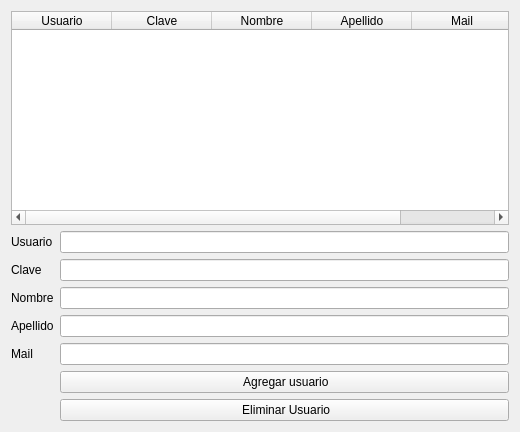
<?xml version="1.0" encoding="UTF-8"?>
<ui version="4.0">
 <class>Ventana</class>
 <widget class="QWidget" name="Ventana">
  <property name="geometry">
   <rect>
    <x>0</x>
    <y>0</y>
    <width>520</width>
    <height>432</height>
   </rect>
  </property>
  <property name="windowTitle">
   <string>Consulta de base de datos</string>
  </property>
  <property name="windowIcon">
   <iconset>
    <normaloff>../../../../../../../../../Desktop/ubp.png</normaloff>../../../../../../../../../Desktop/ubp.png</iconset>
  </property>
  <layout class="QFormLayout" name="formLayout">
   <item row="1" column="0">
    <widget class="QLabel" name="lUsuario">
     <property name="text">
      <string>Usuario</string>
     </property>
    </widget>
   </item>
   <item row="11" column="1">
    <widget class="QPushButton" name="pbAgregar">
     <property name="focusPolicy">
      <enum>Qt::NoFocus</enum>
     </property>
     <property name="text">
      <string> Agregar usuario</string>
     </property>
     <property name="icon">
      <iconset>
       <normaloff>../../../../../../../../../Desktop/add-list-32.png</normaloff>../../../../../../../../../Desktop/add-list-32.png</iconset>
     </property>
     <property name="checkable">
      <bool>false</bool>
     </property>
    </widget>
   </item>
   <item row="12" column="1">
    <widget class="QPushButton" name="pbEliminar">
     <property name="focusPolicy">
      <enum>Qt::NoFocus</enum>
     </property>
     <property name="autoFillBackground">
      <bool>false</bool>
     </property>
     <property name="text">
      <string> Eliminar Usuario</string>
     </property>
     <property name="icon">
      <iconset>
       <normaloff>../../../../../../../../../Desktop/delete-32.png</normaloff>../../../../../../../../../Desktop/delete-32.png</iconset>
     </property>
     <property name="checkable">
      <bool>false</bool>
     </property>
    </widget>
   </item>
   <item row="1" column="1">
    <widget class="QLineEdit" name="leUsuario">
     <property name="text">
      <string/>
     </property>
    </widget>
   </item>
   <item row="4" column="0">
    <widget class="QLabel" name="Nombre">
     <property name="text">
      <string>Nombre</string>
     </property>
    </widget>
   </item>
   <item row="3" column="0">
    <widget class="QLabel" name="lClave">
     <property name="text">
      <string>Clave</string>
     </property>
    </widget>
   </item>
   <item row="5" column="0">
    <widget class="QLabel" name="lApellido">
     <property name="text">
      <string>Apellido</string>
     </property>
    </widget>
   </item>
   <item row="6" column="0">
    <widget class="QLabel" name="lMail">
     <property name="text">
      <string>Mail</string>
     </property>
    </widget>
   </item>
   <item row="3" column="1">
    <widget class="QLineEdit" name="leClave">
     <property name="text">
      <string/>
     </property>
    </widget>
   </item>
   <item row="4" column="1">
    <widget class="QLineEdit" name="leNombre"/>
   </item>
   <item row="5" column="1">
    <widget class="QLineEdit" name="leApellido"/>
   </item>
   <item row="6" column="1">
    <widget class="QLineEdit" name="leMail"/>
   </item>
   <item row="0" column="0" colspan="2">
    <widget class="QTableWidget" name="tDatos">
     <property name="focusPolicy">
      <enum>Qt::NoFocus</enum>
     </property>
     <column>
      <property name="text">
       <string>Usuario</string>
      </property>
     </column>
     <column>
      <property name="text">
       <string>Clave</string>
      </property>
     </column>
     <column>
      <property name="text">
       <string>Nombre</string>
      </property>
     </column>
     <column>
      <property name="text">
       <string>Apellido</string>
      </property>
     </column>
     <column>
      <property name="text">
       <string>Mail</string>
      </property>
     </column>
    </widget>
   </item>
  </layout>
 </widget>
 <tabstops>
  <tabstop>leUsuario</tabstop>
  <tabstop>leClave</tabstop>
  <tabstop>leNombre</tabstop>
  <tabstop>leApellido</tabstop>
  <tabstop>leMail</tabstop>
  <tabstop>tDatos</tabstop>
  <tabstop>pbAgregar</tabstop>
  <tabstop>pbEliminar</tabstop>
 </tabstops>
 <resources/>
 <connections/>
</ui>
